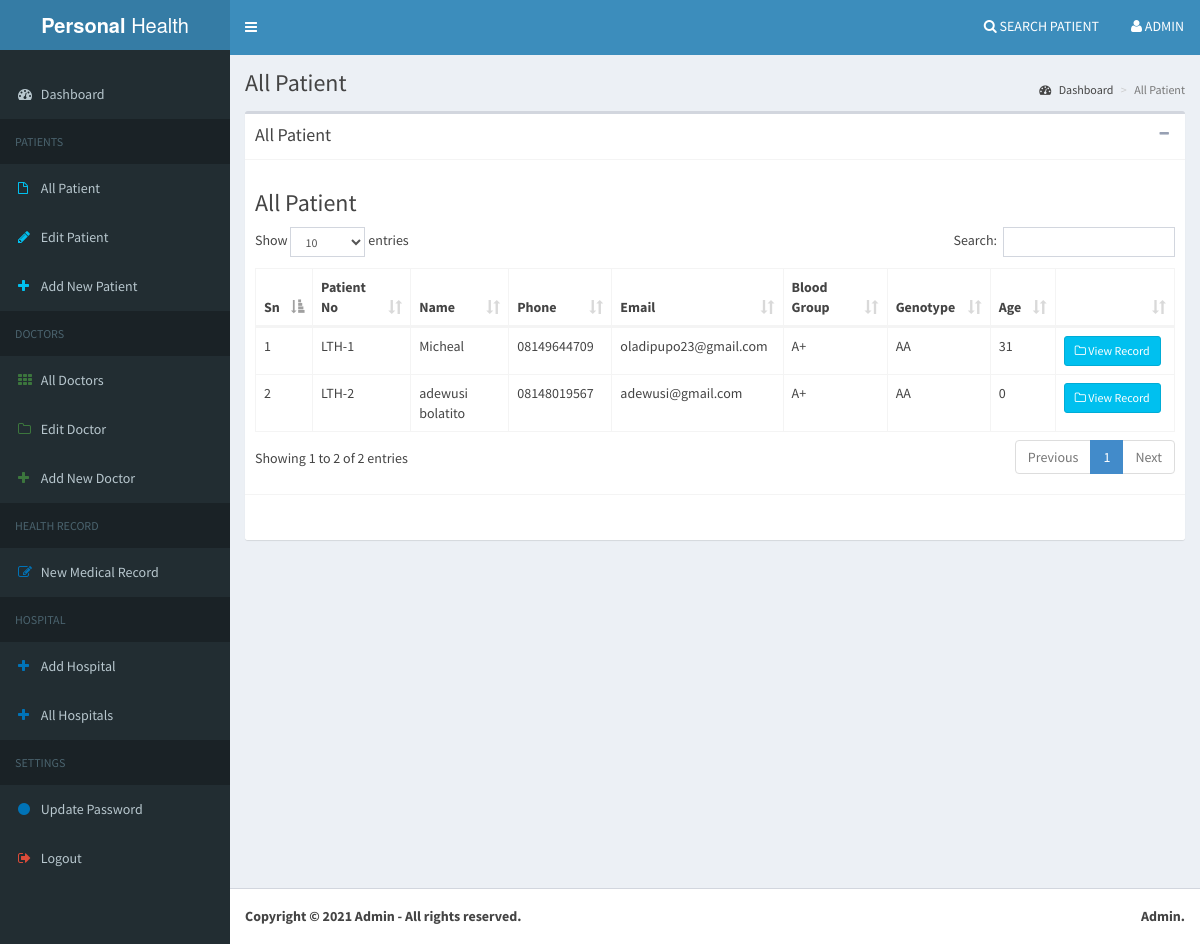
The app's page /admin/patient.php (signed in) with its own data.
### tables this page shows
CREATE TABLE `patient` (
  `id` int(11) NOT NULL,
  `patient_id` varchar(45) DEFAULT NULL,
  `name` varchar(150) NOT NULL,
  `phone` varchar(15) NOT NULL,
  `email` varchar(150) NOT NULL,
  `address` text NOT NULL,
  `town` varchar(25) NOT NULL,
  `blood_group` varchar(10) NOT NULL,
  `genotype` varchar(10) NOT NULL,
  `dob` varchar(25) NOT NULL,
  `gender` varchar(15) NOT NULL,
  `kin_name` varchar(100) NOT NULL,
  `kin_phone` varchar(15) NOT NULL,
  `kin_address` text NOT NULL,
  `hospital_id` int(11) DEFAULT 0,
  `date_added` varchar(45) NOT NULL
);

### admin/patient.php (the view, shortened to what this page needs)
<?php
  require_once 'core/db.php';
  $page_title = "All Patient";
  include_once 'head.php';
  include_once 'menu.php';
?>
  <div class="content-wrapper">
    <section class="content-header">
      <h1>
        <?php echo $page_title; ?>
      </h1>
      <ol class="breadcrumb">
        <li><a href="index.php"><i class="fa fa-dashboard"></i> Dashboard</a></li>
        <li class="active"><?php echo $page_title; ?></li>
      </ol>
    </section>
    <section class="content">
      <div class="box">
        <div class="box-header with-border">
          <h3 class="box-title"><?php echo $page_title; ?></h3>
          <div class="box-tools pull-right">
            <button type="button" class="btn btn-box-tool" data-widget="collapse" data-toggle="tooltip" title="Collapse">
              <i class="fa fa-minus"></i></button>
          </div>
        </div>
        <div class="box-body">
          <h3>All Patient</h3>
          <table class="table table-bordered" id="tables">
            <thead>
              <tr>
                <th>Sn</th>
                <th>Patient No</th>
                <th>Name</th>
                <th>Phone</th>
                <th>Email</th>
                <th>Blood Group</th>
                <th>Genotype</th>
                <th>Age</th>
                <th>&nbsp;</th>
              </tr>
            </thead>
            <tbody>
              <?php
                $sql = $db->query("SELECT * FROM patient");
                $n = 0;
                while($rs = $sql->fetch(PDO::FETCH_ASSOC)){
                  ?>
                  <tr>
                    <td>
                      <?php echo ++$n; ?>
                    </td>
                    <td>
                      <?php echo $rs['patient_id']; ?>
                    </td>
                    <td>
                      <?php echo $rs['name']; ?>
                    </td>
                    <td>
                      <?php echo $rs['phone']; ?>
                    </td>
                    <td>
                      <?php echo $rs['email']; ?>
                    </td>
                    <td>
                      <?php echo $rs['blood_group']; ?>
                    </td>
                    <td>
                      <?php echo $rs['genotype']; ?>
                    </td>
                    <td>
                      <?php
                        $year = substr($rs['dob'],0,4);
                        $now = date("Y");
                        $age = $now - $year;
                        echo $age;
                      ?>
                    </td>
                    <td>
                      <a href="view_patient.php?id=<?php echo $rs['id']; ?>" class="btn btn-info btn-sm"><i class="fa fa-folder-o"></i> View Record</a>
                    </td>
                  </tr>
                  <?php
                }
              ?>
            </tbody>
          </table>
        </div>
        <div class="box-footer">
        </div>
      </div>
    </section>
  </div>
<?php
  include_once 'foot.php';
?>

### admin/css/style.css (style rules this page uses)
body { font-family: 'Open Sans', sans-serif; font-weight: 400; font-size: 14px; line-height: 25px; color: #444; }
body a { transition:0.5s all; -webkit-transition:0.5s all; -moz-transition:0.5s all; -o-transition:0.5s all; -ms-transition:0.5s all; }

### records on screen
patient: patient "LTH-1", name "Micheal", phone "08149644709", email "oladipupo23@gmail.com", blood_group "A+", genotype "AA"
patient: patient "LTH-2", name "adewusi bolatito", phone "08148019567", email "adewusi@gmail.com", blood_group "A+", genotype "AA"

### other values on screen
$admin_name "ADMIN"
$page_title "All Patient"
